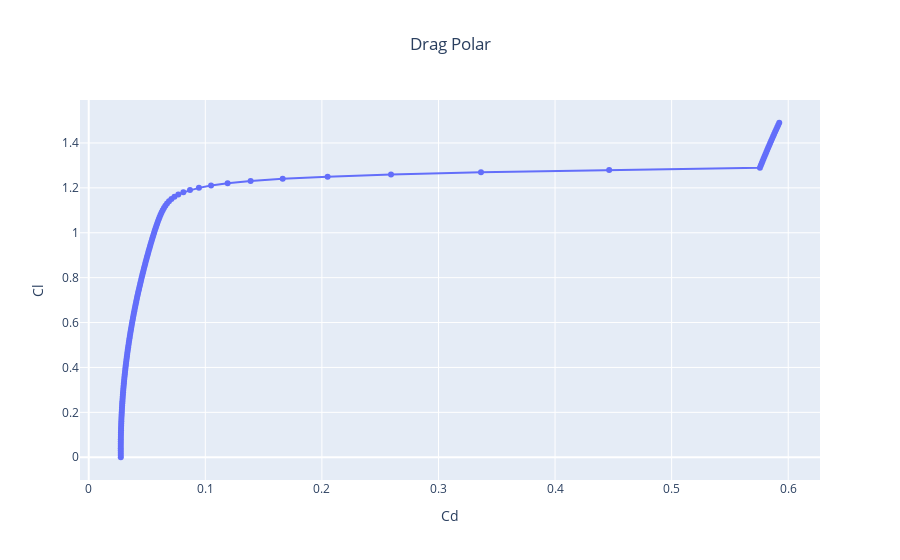

Notebook source saved alongside this figure:
### Markdown cell above
## 2. Aerodynamic plots

### Code cell
fig = oad.drag_polar_plot(RHEA_OUTPUT_FILE, name="RHEA 750 nm MDA")
fig.show()

### Figure 1 — Plotly figure (JSON) as saved in the notebook; plotly's stock layout.template omitted (floating-point values rounded to 4 significant figures; data arrays with more than 128 entries replaced by an {"elided": "..."} marker saying what was removed)
{"data": [{"mode": "lines+markers", "name": "RHEA 750 nm MDA", "type": "scatter", "uid": "d3944fed-e7a8-46e4-9b9f-9a4dcdac1015", "x": {"elided": "150 float values"}, "y": {"elided": "150 float values"}}], "layout": {"autosize": true, "title": {"text": "Drag Polar", "x": 0.5}, "xaxis": {"autorange": true, "range": [-0.00502, 0.6248], "title": {"text": "Cd"}, "type": "linear"}, "yaxis": {"autorange": true, "range": [-0.123, 1.613], "title": {"text": "Cl"}, "type": "linear"}}}
